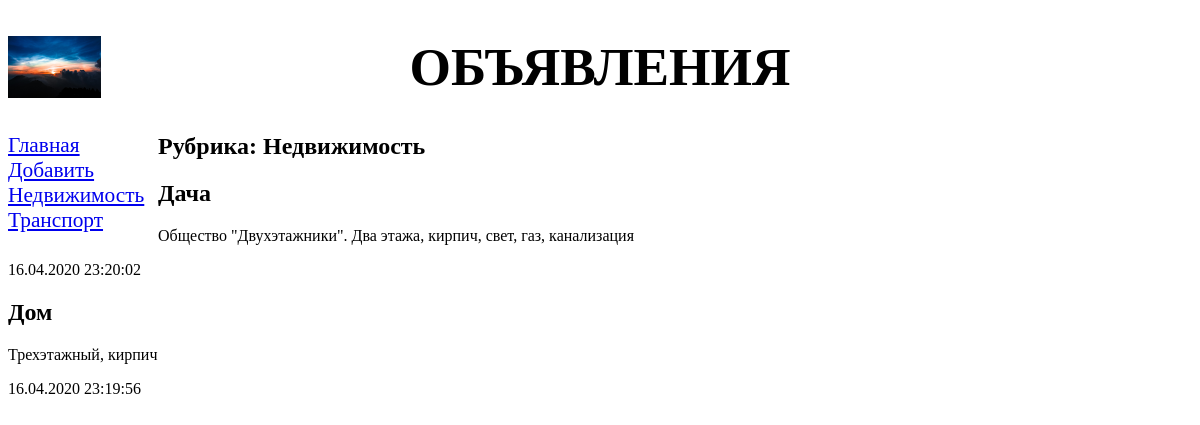
Screenshot of /bboard/1/ with the database file from the repository.
### bboard/models.py (models this page shows, shortened)
class Rubric(models.Model):
    name = models.CharField(
        max_length=20,
        db_index=True,
        verbose_name='Название'
        )
    class Meta:
        verbose_name_plural = 'Рубрики'
        verbose_name = 'Рубрика'
        ordering = ['name']

class Bb(models.Model):
    title = models.CharField(max_length=50, verbose_name='Товар')
    content = models.TextField(
        null=True,
        blank=True,
        verbose_name='Описание'
        )
    price = models.FloatField(
        null=True,
        blank=True,
        verbose_name='Цена'
        )
    published = models.DateTimeField(
        auto_now=True,
        db_index = True,
        verbose_name='Опубликовано'
        )
    rubric = models.ForeignKey(
        'Rubric',
        null=True,
        on_delete = models.PROTECT,
        verbose_name = 'Рубрика'
    )
    class Meta:
        verbose_name_plural = "Объявления"
        verbose_name = 'Объявление'
        ordering = ['-published']

### bboard/views.py (the view)
# urls.py: path('<int:rubric_id>/', by_rubric, name='by_rubric'),
def by_rubric(request, rubric_id):
    bbs = Bb.objects.filter(rubric=rubric_id)
    rubrics = Rubric.objects.all()
    current_rubric = Rubric.objects.get(pk=rubric_id)
    context = {
        'bbs': bbs,
        'rubrics': rubrics,
        'current_rubric': current_rubric,
        }
    return render(request, 'bboard/by_rubric.html', context)

### bboard/templates/bboard/by_rubric.html (shortened to what this page needs)
{% extends "layout/basic.html" %}
{% block content %}
    <h2>Рубрика: {{ current_rubric.name }}</h2>
    {% for bb in bbs %}
        <div>
            <h2>{{ bb.title }}</h2>
            <p>{{ bb.content }}</p>
            <p>{{ bb.published|date:"d.m.Y H:i:s" }}</p>
        </div>
    {% endfor %}
{% endblock %}

### bboard/templates/layout/basic.html (shortened to what this page needs)
{% load static %}
<!DOCTYPE html>
<html>
    <head>
        <link rel='stylesheet' type='text/css' href="{% static 'bboard/style.css' %}">
    </head>
    <body>
        <header>
            <h1>Объявления</h1>
        </header>
        <nav>
            <a href = '{% url "index" %}'>Главная</a>
            <a href="{% url 'add' %}">Добавить</a>
            {% for rubric in rubrics %}
            <a href="{% url 'by_rubric' rubric.pk %}">{{ rubric.name }}</a>
            {% endfor %}
        </nav>
        <section>
            {% block content %}
            {% endblock %}
        </section>
    </body>
</html>

### static/bboard/style.css (style rules this page uses)
header h1 { font-size: 40pt; text-transform: uppercase; text-align: center; background: url("bg.jpg") left / auto 100% no-repeat; }
nav { font-size: 16pt; width: 150px; float: left; display: block; }

### rows the page displays
Rubric: name "Недвижимость"
Rubric: name "Транспорт"
Bb: title "Дача", content "Общество \"Двухэтажники\". Два этажа, кирпич, свет, газ, канализация", published "16.04.2020 23:20:02"
Bb: title "Дом", content "Трехэтажный, кирпич", published "16.04.2020 23:19:56"
